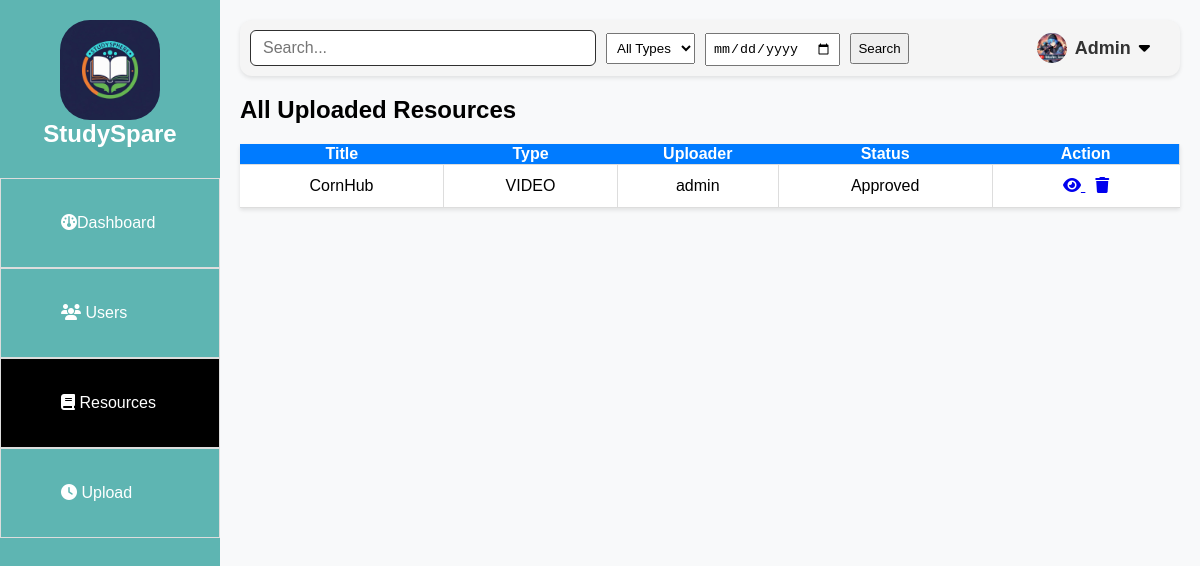
/resources.php (signed in), run on an earlier commit of the app's database.
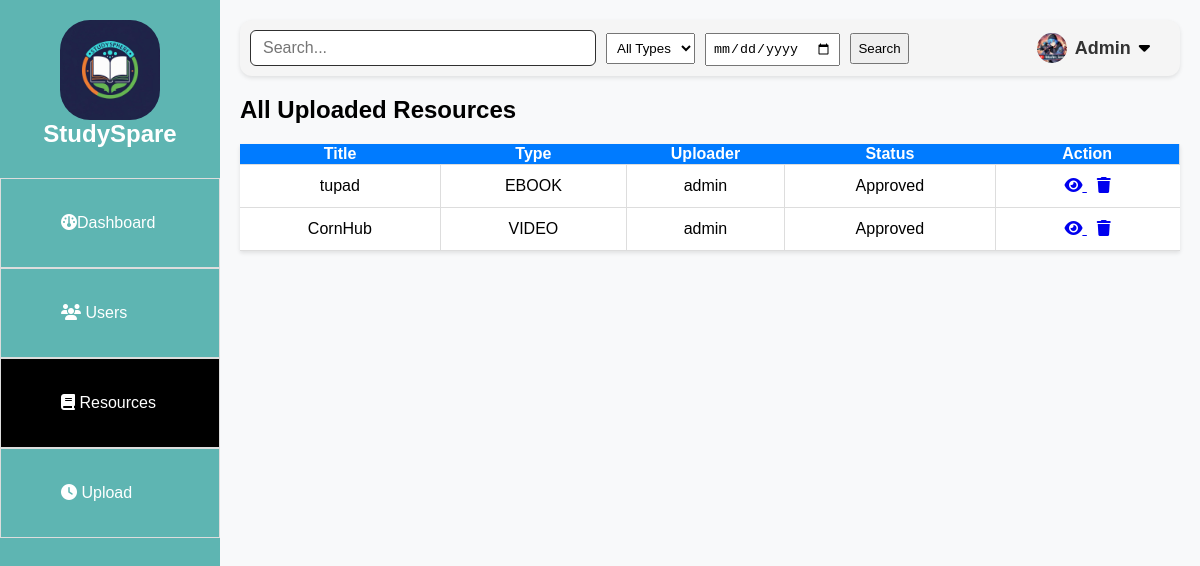
And on a later commit of the database.
### tables this page shows
CREATE TABLE `uploads` (
  `id` int(11) NOT NULL,
  `title` varchar(150) NOT NULL,
  `type` enum('ebook','pdf','video') NOT NULL,
  `file_path` varchar(255) NOT NULL,
  `uploader_id` int(11) DEFAULT NULL,
  `status` enum('pending','approved','rejected') DEFAULT 'pending',
  `submitted_at` timestamp NOT NULL DEFAULT current_timestamp(),
  `admin_id` int(11) DEFAULT NULL,
  `user_id` int(11) DEFAULT NULL
);

### resources.php (the view, shortened to what this page needs)
<?php
include 'php/db.php';
$sql = "
  SELECT u.*,
         COALESCE(a.username, usr.name) AS uploader
  FROM uploads u
  LEFT JOIN admin a ON u.admin_id = a.id
  LEFT JOIN users usr ON u.user_id = usr.id
  WHERE 1=1
";
$sql .= " ORDER BY u.submitted_at DESC";
$result = $conn->query($sql);
?>
<!DOCTYPE html>
<html lang="en">
<head>
  <link rel="stylesheet" href="style/index.css">
  <link rel="stylesheet" href="https://cdnjs.cloudflare.com/ajax/libs/font-awesome/6.5.0/css/all.min.css" />
</head>
<body>
  <?php include 'include/sidebar.php'; ?>
  <div class="main">
    <?php include 'include/header.php'; ?>
    <div class="table-container">
      <div class="heading">
        <h2>All Uploaded Resources</h2>
      </div>
      <table class="luser">
        <thead>
          <tr>
            <th>Title</th>
            <th>Type</th>
            <th>Uploader</th>
            <th>Status</th>
            <th>Action</th>
          </tr>
        </thead>
        <tbody>
        <?php if ($result && $result->num_rows > 0): ?>
          <?php while ($row = $result->fetch_assoc()): ?>
            <tr>
              <td><?= htmlspecialchars($row['title']) ?></td>
              <td><?= strtoupper(htmlspecialchars($row['type'])) ?></td>
              <td><?= htmlspecialchars($row['uploader'] ?? 'Unknown') ?></td>
              <td><?= ucfirst($row['status']) ?></td>
              <td>
                <a href="<?= htmlspecialchars($row['file_path']) ?>" target="_blank" class="icon-button" title="View">
                  <i class="fas fa-eye"></i>
                </a>
                <a href="delete_upload.php?id=<?= $row['id'] ?>" onclick="return confirm('Delete this resource?');" class="icon-button" title="Delete">
                  <i class="fas fa-trash"></i>
                </a>
              </td>
            </tr>
          <?php endwhile; ?>
        <?php else: ?>
          <tr><td colspan="5">No resources found.</td></tr>
        <?php endif; ?>
        </tbody>
      </table>
    </div>
  </div>
</body>
</html>

What changed in the data, as far as the page shows it:
added uploads: title "tupad", type "EBOOK", uploader "admin", status "Approved"
